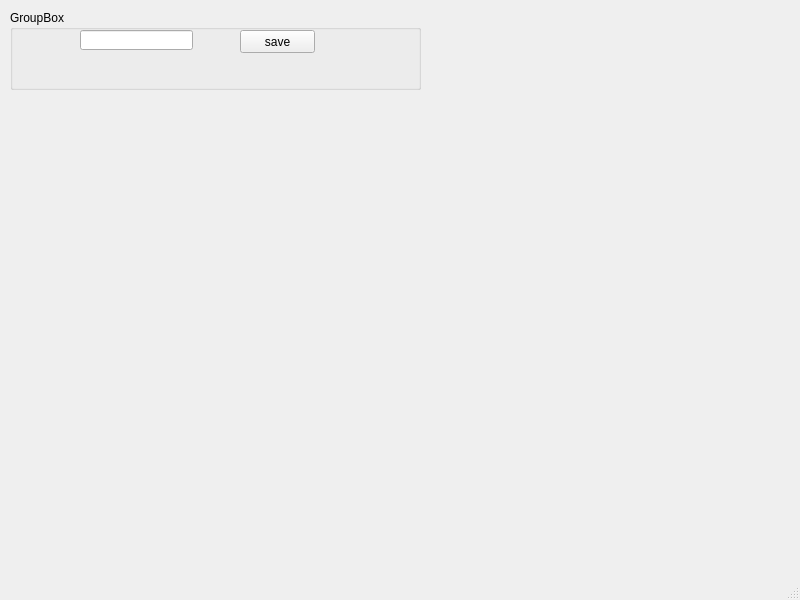
<?xml version="1.0" encoding="UTF-8"?>
<ui version="4.0">
 <class>FormUser</class>
 <widget class="QMainWindow" name="FormUser">
  <property name="geometry">
   <rect>
    <x>0</x>
    <y>0</y>
    <width>800</width>
    <height>600</height>
   </rect>
  </property>
  <property name="windowTitle">
   <string>MainWindow</string>
  </property>
  <widget class="QWidget" name="centralwidget">
   <widget class="QGroupBox" name="groupBox">
    <property name="geometry">
     <rect>
      <x>10</x>
      <y>10</y>
      <width>411</width>
      <height>80</height>
     </rect>
    </property>
    <property name="title">
     <string>GroupBox</string>
    </property>
    <widget class="QLineEdit" name="lineEdit">
     <property name="geometry">
      <rect>
       <x>70</x>
       <y>20</y>
       <width>113</width>
       <height>20</height>
      </rect>
     </property>
    </widget>
    <widget class="QPushButton" name="pushButton">
     <property name="geometry">
      <rect>
       <x>230</x>
       <y>20</y>
       <width>75</width>
       <height>23</height>
      </rect>
     </property>
     <property name="text">
      <string>save</string>
     </property>
    </widget>
   </widget>
  </widget>
  <widget class="QMenuBar" name="menubar">
   <property name="geometry">
    <rect>
     <x>0</x>
     <y>0</y>
     <width>800</width>
     <height>22</height>
    </rect>
   </property>
  </widget>
  <widget class="QStatusBar" name="statusbar"/>
 </widget>
 <resources/>
 <connections/>
</ui>
